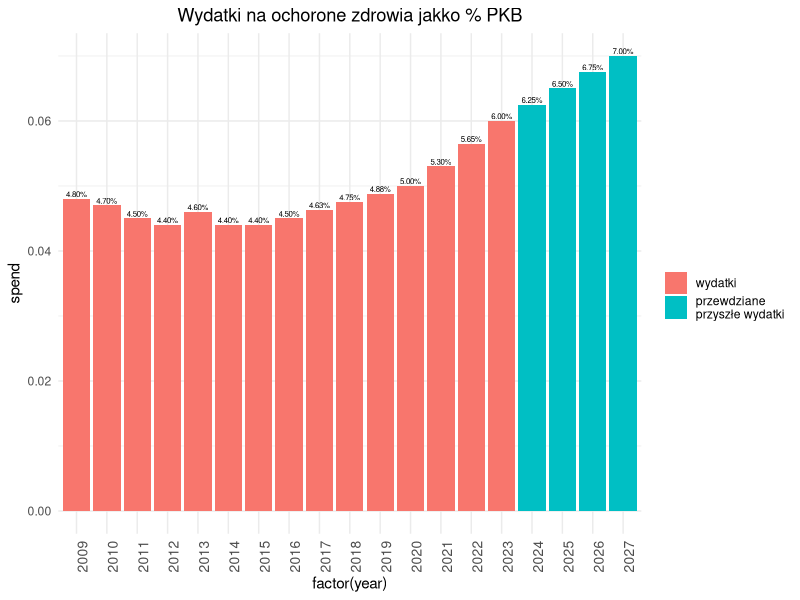
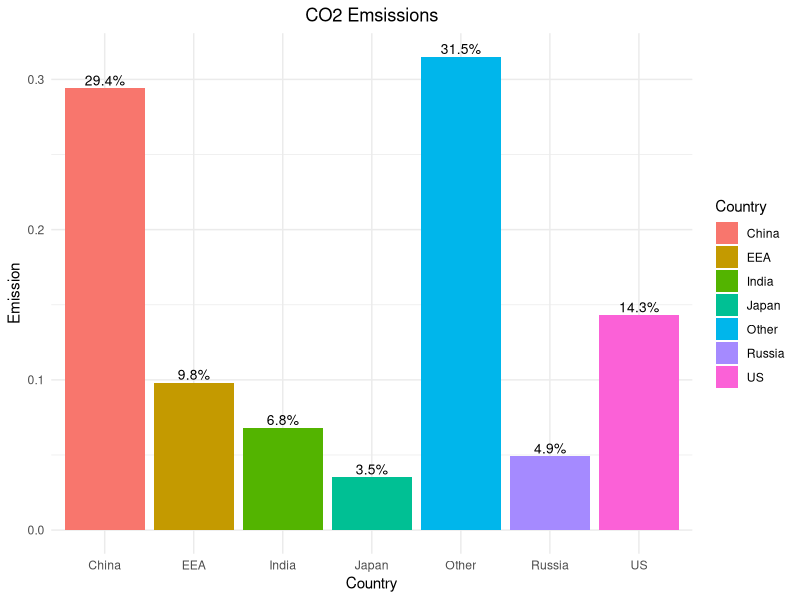

These figures' R source, in order:
## ---- chunk 1
library(ggplot2)
## ---- chunk 2
first_x <- c(2009, 2010, 2011, 2012, 2013, 2014, 2015, 2016, 2017, 2018, 2019, 2020, 2021, 2022, 2023, 2024, 2025, 2026, 2027)
first_y <- c(0.048, 0.047, 0.045, 0.044, 0.046, 0.044, 0.044, 0.045, 0.0463, 0.0475, 0.0488, 0.05, 0.053, 0.0565, 0.06, 0.0625, 0.065, 0.0675, 0.07)
first_data <- data.frame(
  year = first_x,
  spend = first_y
)
## ---- chunk 3
p<-ggplot(data=first_data, aes(x=factor(year), y=spend)) +
  geom_bar(stat="identity",  aes(fill = year > 2023)) +
  geom_text(aes(label=scales::percent(spend)), vjust=-0.3, size=2) +
  scale_fill_discrete(name = "", labels=c('wydatki', "przewdziane \nprzyszłe wydatki")) +
  ggtitle("Wydatki na ochorone zdrowia jakko % PKB")+
  theme_minimal() +
  theme(plot.title = element_text(hjust = 0.5), axis.text.x = element_text(angle = 90, size = 10))
p
## ---- chunk 4
second_x <- c("China", "US", "EEA", "India", "Russia", "Japan", "Other")
second_y <- c(0.294, 0.143, 0.098, 0.068, 0.049, 0.035, 0.315)
second_data <- data.frame(
  Country = second_x,
  Emission = second_y
)
## ---- chunk 5
q<-ggplot(data=second_data, aes(x=Country, y=Emission, fill = Country)) +
  geom_bar(stat="identity")+
  geom_text(aes(label=scales::percent(Emission)), vjust=-0.3, size=3.5) +
  ggtitle("CO2 Emsissions")+
  theme_minimal() +
  theme(plot.title = element_text(hjust = 0.5))
q
